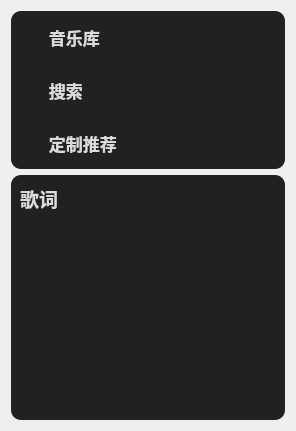
        <widget class="QWidget" name="layoutWidget">
         <layout class="QVBoxLayout" name="verticalLayout_3" stretch="1,3">
          <item>
           <widget class="QWidget" name="widget_4" native="true">
            <property name="minimumSize">
             <size>
              <width>200</width>
              <height>158</height>
             </size>
            </property>
            <property name="maximumSize">
             <size>
              <width>16777215</width>
              <height>158</height>
             </size>
            </property>
            <property name="styleSheet">
             <string notr="true">background-color: rgb(33, 33, 33);
color: rgb(219, 219, 219);
border-radius: 10px;
</string>
            </property>
            <layout class="QGridLayout" name="gridLayout_6">
             <item row="0" column="0">
              <layout class="QVBoxLayout" name="verticalLayout_7">
               <property name="spacing">
                <number>25</number>
               </property>
               <property name="leftMargin">
                <number>20</number>
               </property>
               <item>
                <widget class="QPushButton" name="pushButton_pageLocal">
                 <property name="minimumSize">
                  <size>
                   <width>0</width>
                   <height>28</height>
                  </size>
                 </property>
                 <property name="font">
                  <font>
                   <family>微软雅黑</family>
                   <pointsize>13</pointsize>
                   <bold>true</bold>
                  </font>
                 </property>
                 <property name="cursor">
                  <cursorShape>PointingHandCursor</cursorShape>
                 </property>
                 <property name="styleSheet">
                  <string notr="true">QPushButton{text-align : left;}</string>
                 </property>
                 <property name="text">
                  <string>  音乐库</string>
                 </property>
                 <property name="icon">
                  <iconset resource="res.qrc">
                   <normaloff>:/res/img/ku.png</normaloff>:/res/img/ku.png</iconset>
                 </property>
                 <property name="iconSize">
                  <size>
                   <width>25</width>
                   <height>25</height>
                  </size>
                 </property>
                </widget>
               </item>
               <item>
                <widget class="QPushButton" name="pushButton_pageSearch">
                 <property name="minimumSize">
                  <size>
                   <width>0</width>
                   <height>28</height>
                  </size>
                 </property>
                 <property name="font">
                  <font>
                   <family>微软雅黑</family>
                   <pointsize>13</pointsize>
                   <italic>false</italic>
                   <bold>true</bold>
                  </font>
                 </property>
                 <property name="cursor">
                  <cursorShape>PointingHandCursor</cursorShape>
                 </property>
                 <property name="styleSheet">
                  <string notr="true">QPushButton{text-align : left;}</string>
                 </property>
                 <property name="text">
                  <string>  搜索</string>
                 </property>
                 <property name="icon">
                  <iconset resource="res.qrc">
                   <normaloff>:/res/img/search.png</normaloff>:/res/img/search.png</iconset>
                 </property>
                 <property name="iconSize">
                  <size>
                   <width>25</width>
                   <height>25</height>
                  </size>
                 </property>
                </widget>
               </item>
               <item>
                <widget class="QPushButton" name="pushButton_pageRecommend">
                 <property name="minimumSize">
                  <size>
                   <width>0</width>
                   <height>28</height>
                  </size>
                 </property>
                 <property name="font">
                  <font>
                   <family>微软雅黑</family>
                   <pointsize>13</pointsize>
                   <italic>false</italic>
                   <bold>true</bold>
                  </font>
                 </property>
                 <property name="cursor">
                  <cursorShape>PointingHandCursor</cursorShape>
                 </property>
                 <property name="styleSheet">
                  <string notr="true">QPushButton{text-align : left;}</string>
                 </property>
                 <property name="text">
                  <string>  定制推荐</string>
                 </property>
                 <property name="icon">
                  <iconset resource="res.qrc">
                   <normaloff>:/res/img/good.png</normaloff>:/res/img/good.png</iconset>
                 </property>
                 <property name="iconSize">
                  <size>
                   <width>25</width>
                   <height>25</height>
                  </size>
                 </property>
                </widget>
               </item>
              </layout>
             </item>
            </layout>
           </widget>
          </item>
          <item>
           <widget class="QWidget" name="widget_5" native="true">
            <property name="minimumSize">
             <size>
              <width>100</width>
              <height>0</height>
             </size>
            </property>
            <property name="styleSheet">
             <string notr="true">background-color: rgb(33, 33, 33);
color: rgb(219, 219, 219);
border-radius: 10px;</string>
            </property>
            <layout class="QVBoxLayout" name="verticalLayout_9">
             <item>
              <widget class="QLabel" name="label_lyrics">
               <property name="font">
                <font>
                 <family>Microsoft YaHei UI</family>
                 <pointsize>14</pointsize>
                 <italic>false</italic>
                 <bold>true</bold>
                </font>
               </property>
               <property name="text">
                <string>歌词</string>
               </property>
              </widget>
             </item>
             <item>
              <widget class="QListWidget" name="lyricsListWidget">
               <property name="font">
                <font>
                 <pointsize>16</pointsize>
                 <bold>true</bold>
                </font>
               </property>
               <property name="layoutDirection">
                <enum>Qt::LayoutDirection::LeftToRight</enum>
               </property>
               <property name="styleSheet">
                <string notr="true"/>
               </property>
               <property name="wordWrap">
                <bool>true</bool>
               </property>
              </widget>
             </item>
            </layout>
           </widget>
          </item>
         </layout>
        </widget>
